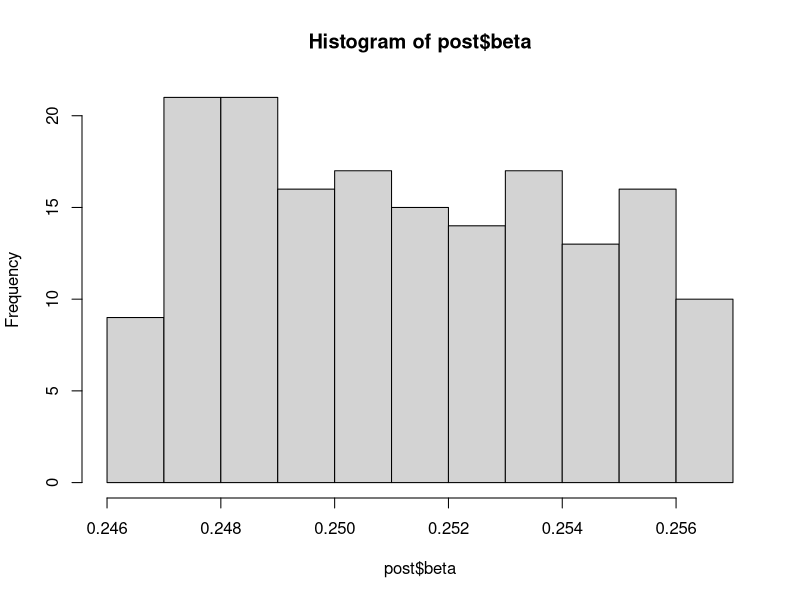
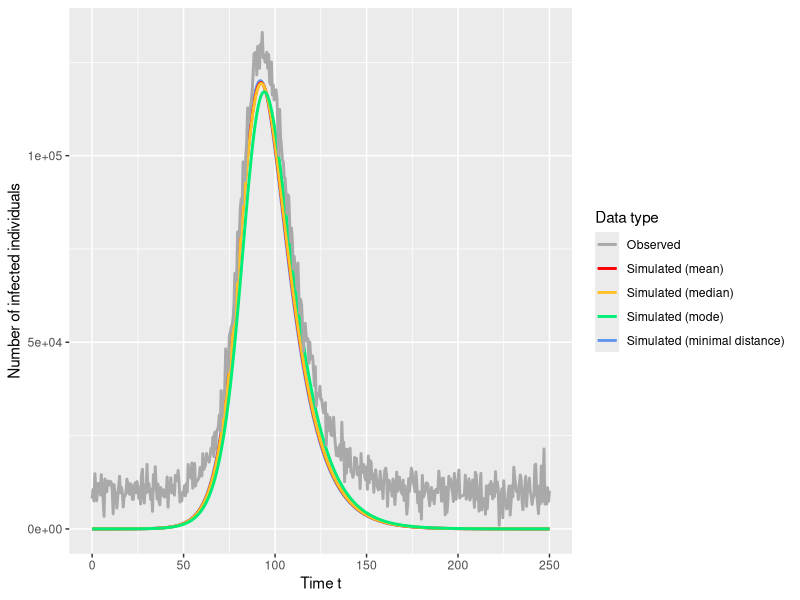

Write the R code that produced these figures, in order.
# Install and load required packages:

# install.packages('ggplot2')
# install.packages('tidyverse')
library(ggplot2)
library(tidyverse)

# We use the SIR function from Code C.4:
sir <- function(N, beta, gamma, t.end, dt){
  
  St <- N  
  It <- 1
  Rt <- 0
  
  Susceptible <- c(N) 
  Infected <- c(1)
  Recovered <- c(0)
  
  t <- seq(0, t.end, dt)  
  
  for (i in 2:length(t)){
    St.1 <- St - beta*St*It*dt/N
    It.1 <- It + beta*St*It*dt/N - gamma*It*dt
    Rt.1 <- Rt + gamma*It*dt
    
    Susceptible <- append(Susceptible, St.1) 
    Infected <- append(Infected, It.1)
    Recovered <- append(Recovered, Rt.1)
    
    St <- St.1
    It <- It.1
    Rt <- Rt.1
  }
  return(data.frame(t, Susceptible, Infected, Recovered)) 
}

# As in Code C.6, we generate a synthetic data set:

obsdata <- sir(500000, 0.25, 0.1, 250, 0.5)

set.seed(1) # Run to reproduce report plot
for(i in 1:nrow(obsdata)){
  obsdata[i,3] <- obsdata[i,3] + rnorm(1, 10000, 3000)
}

# We now adapt the rejection sampler function - it will now also return the average difference between the observed data and the data simulated from an accepted beta value.

abc.diff <- function(N.iter, epsilon, prior.int, obsdata, pars){ 
  # Arguments as in abc() from Code C.6

  # We will now store the posterior values in a data frame:  
  post <- data.frame() 
  
  for(i in 1:N.iter){
    beta <- runif(1, prior.int[1], prior.int[2]) 
    
    data <- sir(pars[1], beta, pars[2], pars[3], pars[4])
    diff <- abs(data[,3] - obsdata[,3])
    
    j <- 0 
    
    for(x in diff){
      if(x < epsilon){
        j <- j + 1
      } 
    }

    if(j == length(diff)){
      # We now append both the accepted beta value and the average difference to 'post'
      post <- rbind(post, data.frame(beta = beta, diff = mean(diff)))
    }
  }
  return(post)
}

# Run for the synthetic dataset:
set.seed(1)
post <- abc.diff(5000, 30000, c(0.1,0.4), obsdata, c(500000,0.1,250,0.5))

# Find summary statistics from the posterior:
mean <- mean(post$beta) 
med <- median(post$beta)
closest <- post[which.min(post$diff),1]

# To find the mode, look at the histogram:
h <- hist(post$beta)
h$breaks
mode <- 0.248

# Generate SIR model data based on these beta estimates:
simuldata.mean <- sir(500000, mean, 0.1, 250, 0.5)|>
  mutate(cat='mean')
simuldata.med <- sir(500000, med, 0.1, 250, 0.5)|>
  mutate(cat='median')
simuldata.mode <- sir(500000, mode, 0.1, 250, 0.5)|>
  mutate(cat='mode')
simuldata.closest <- sir(500000, closest, 0.1, 250, 0.5)|>
  mutate(cat='closest')

# Combine all into one data frame:
simuldata <- rbind(simuldata.mean, simuldata.med, simuldata.mode, simuldata.closest)

obsdata <- obsdata|>
  mutate(cat="obs")

# Plot the observed v.s. simulated data, with the simulated data based on the different summary statistics above:
ggplot(rbind(simuldata, obsdata), aes(x=t, y=Infected, color=cat)) + geom_line(lwd=1) + scale_color_discrete(name='Data type', breaks=c('obs','mean','median','mode','closest'), labels=c('Observed','Simulated (mean)','Simulated (median)','Simulated (mode)','Simulated (minimal distance)'), type=c('cornflowerblue','red','goldenrod1','springgreen2','darkgrey')) + xlab('Time t') + ylab('Number of infected individuals')

